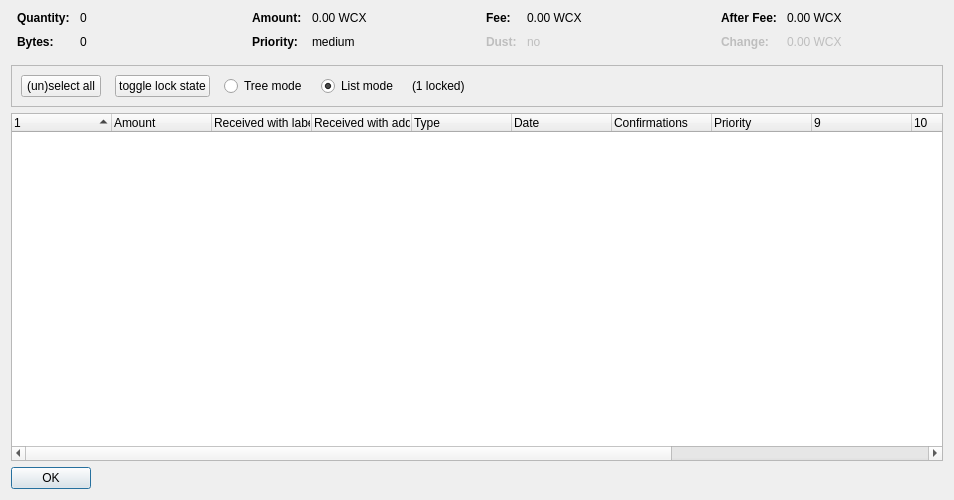
<?xml version="1.0" encoding="UTF-8"?>
<ui version="4.0">
 <class>CoinControlDialog</class>
 <widget class="QDialog" name="CoinControlDialog">
  <property name="geometry">
   <rect>
    <x>0</x>
    <y>0</y>
    <width>954</width>
    <height>500</height>
   </rect>
  </property>
  <property name="windowTitle">
   <string>Coin Selection</string>
  </property>
  <layout class="QVBoxLayout" name="verticalLayout">
   <item>
    <layout class="QHBoxLayout" name="horizontalLayoutTop" stretch="0,0,0,0">
     <property name="topMargin">
      <number>0</number>
     </property>
     <property name="bottomMargin">
      <number>10</number>
     </property>
     <item>
      <layout class="QFormLayout" name="formLayoutCoinControl1">
       <property name="horizontalSpacing">
        <number>10</number>
       </property>
       <property name="verticalSpacing">
        <number>10</number>
       </property>
       <property name="leftMargin">
        <number>6</number>
       </property>
       <property name="rightMargin">
        <number>6</number>
       </property>
       <item row="0" column="0">
        <widget class="QLabel" name="labelCoinControlQuantityText">
         <property name="font">
          <font>
           <weight>75</weight>
           <bold>true</bold>
          </font>
         </property>
         <property name="text">
          <string>Quantity:</string>
         </property>
        </widget>
       </item>
       <item row="0" column="1">
        <widget class="QLabel" name="labelCoinControlQuantity">
         <property name="cursor">
          <cursorShape>IBeamCursor</cursorShape>
         </property>
         <property name="contextMenuPolicy">
          <enum>Qt::ActionsContextMenu</enum>
         </property>
         <property name="text">
          <string notr="true">0</string>
         </property>
         <property name="textInteractionFlags">
          <set>Qt::LinksAccessibleByMouse|Qt::TextSelectableByKeyboard|Qt::TextSelectableByMouse</set>
         </property>
        </widget>
       </item>
       <item row="1" column="0">
        <widget class="QLabel" name="labelCoinControlBytesText">
         <property name="font">
          <font>
           <weight>75</weight>
           <bold>true</bold>
          </font>
         </property>
         <property name="text">
          <string>Bytes:</string>
         </property>
        </widget>
       </item>
       <item row="1" column="1">
        <widget class="QLabel" name="labelCoinControlBytes">
         <property name="cursor">
          <cursorShape>IBeamCursor</cursorShape>
         </property>
         <property name="contextMenuPolicy">
          <enum>Qt::ActionsContextMenu</enum>
         </property>
         <property name="text">
          <string notr="true">0</string>
         </property>
         <property name="textInteractionFlags">
          <set>Qt::LinksAccessibleByMouse|Qt::TextSelectableByKeyboard|Qt::TextSelectableByMouse</set>
         </property>
        </widget>
       </item>
      </layout>
     </item>
     <item>
      <layout class="QFormLayout" name="formLayoutCoinControl2">
       <property name="horizontalSpacing">
        <number>10</number>
       </property>
       <property name="verticalSpacing">
        <number>10</number>
       </property>
       <property name="leftMargin">
        <number>6</number>
       </property>
       <property name="rightMargin">
        <number>6</number>
       </property>
       <item row="0" column="0">
        <widget class="QLabel" name="labelCoinControlAmountText">
         <property name="font">
          <font>
           <weight>75</weight>
           <bold>true</bold>
          </font>
         </property>
         <property name="text">
          <string>Amount:</string>
         </property>
        </widget>
       </item>
       <item row="0" column="1">
        <widget class="QLabel" name="labelCoinControlAmount">
         <property name="cursor">
          <cursorShape>IBeamCursor</cursorShape>
         </property>
         <property name="contextMenuPolicy">
          <enum>Qt::ActionsContextMenu</enum>
         </property>
         <property name="text">
          <string notr="true">0.00 WCX</string>
         </property>
         <property name="textInteractionFlags">
          <set>Qt::LinksAccessibleByMouse|Qt::TextSelectableByKeyboard|Qt::TextSelectableByMouse</set>
         </property>
        </widget>
       </item>
       <item row="1" column="0">
        <widget class="QLabel" name="labelCoinControlPriorityText">
         <property name="font">
          <font>
           <weight>75</weight>
           <bold>true</bold>
          </font>
         </property>
         <property name="text">
          <string>Priority:</string>
         </property>
        </widget>
       </item>
       <item row="1" column="1">
        <widget class="QLabel" name="labelCoinControlPriority">
         <property name="cursor">
          <cursorShape>IBeamCursor</cursorShape>
         </property>
         <property name="contextMenuPolicy">
          <enum>Qt::ActionsContextMenu</enum>
         </property>
         <property name="text">
          <string>medium</string>
         </property>
         <property name="textInteractionFlags">
          <set>Qt::LinksAccessibleByMouse|Qt::TextSelectableByKeyboard|Qt::TextSelectableByMouse</set>
         </property>
        </widget>
       </item>
      </layout>
     </item>
     <item>
      <layout class="QFormLayout" name="formLayoutCoinControl3">
       <property name="horizontalSpacing">
        <number>10</number>
       </property>
       <property name="verticalSpacing">
        <number>10</number>
       </property>
       <property name="leftMargin">
        <number>6</number>
       </property>
       <property name="rightMargin">
        <number>6</number>
       </property>
       <item row="0" column="0">
        <widget class="QLabel" name="labelCoinControlFeeText">
         <property name="font">
          <font>
           <weight>75</weight>
           <bold>true</bold>
          </font>
         </property>
         <property name="text">
          <string>Fee:</string>
         </property>
        </widget>
       </item>
       <item row="0" column="1">
        <widget class="QLabel" name="labelCoinControlFee">
         <property name="cursor">
          <cursorShape>IBeamCursor</cursorShape>
         </property>
         <property name="contextMenuPolicy">
          <enum>Qt::ActionsContextMenu</enum>
         </property>
         <property name="text">
          <string notr="true">0.00 WCX</string>
         </property>
         <property name="textInteractionFlags">
          <set>Qt::LinksAccessibleByMouse|Qt::TextSelectableByKeyboard|Qt::TextSelectableByMouse</set>
         </property>
        </widget>
       </item>
       <item row="1" column="0">
        <widget class="QLabel" name="labelCoinControlLowOutputText">
         <property name="enabled">
          <bool>false</bool>
         </property>
         <property name="font">
          <font>
           <weight>75</weight>
           <bold>true</bold>
          </font>
         </property>
         <property name="text">
          <string>Dust:</string>
         </property>
        </widget>
       </item>
       <item row="1" column="1">
        <widget class="QLabel" name="labelCoinControlLowOutput">
         <property name="enabled">
          <bool>false</bool>
         </property>
         <property name="cursor">
          <cursorShape>IBeamCursor</cursorShape>
         </property>
         <property name="contextMenuPolicy">
          <enum>Qt::ActionsContextMenu</enum>
         </property>
         <property name="text">
          <string>no</string>
         </property>
         <property name="textInteractionFlags">
          <set>Qt::LinksAccessibleByMouse|Qt::TextSelectableByKeyboard|Qt::TextSelectableByMouse</set>
         </property>
        </widget>
       </item>
      </layout>
     </item>
     <item>
      <layout class="QFormLayout" name="formLayoutCoinControl4">
       <property name="horizontalSpacing">
        <number>10</number>
       </property>
       <property name="verticalSpacing">
        <number>10</number>
       </property>
       <property name="leftMargin">
        <number>6</number>
       </property>
       <property name="rightMargin">
        <number>6</number>
       </property>
       <item row="0" column="0">
        <widget class="QLabel" name="labelCoinControlAfterFeeText">
         <property name="font">
          <font>
           <weight>75</weight>
           <bold>true</bold>
          </font>
         </property>
         <property name="text">
          <string>After Fee:</string>
         </property>
        </widget>
       </item>
       <item row="0" column="1">
        <widget class="QLabel" name="labelCoinControlAfterFee">
         <property name="cursor">
          <cursorShape>IBeamCursor</cursorShape>
         </property>
         <property name="contextMenuPolicy">
          <enum>Qt::ActionsContextMenu</enum>
         </property>
         <property name="text">
          <string notr="true">0.00 WCX</string>
         </property>
         <property name="textInteractionFlags">
          <set>Qt::LinksAccessibleByMouse|Qt::TextSelectableByKeyboard|Qt::TextSelectableByMouse</set>
         </property>
        </widget>
       </item>
       <item row="1" column="0">
        <widget class="QLabel" name="labelCoinControlChangeText">
         <property name="enabled">
          <bool>false</bool>
         </property>
         <property name="font">
          <font>
           <weight>75</weight>
           <bold>true</bold>
          </font>
         </property>
         <property name="text">
          <string>Change:</string>
         </property>
        </widget>
       </item>
       <item row="1" column="1">
        <widget class="QLabel" name="labelCoinControlChange">
         <property name="enabled">
          <bool>false</bool>
         </property>
         <property name="cursor">
          <cursorShape>IBeamCursor</cursorShape>
         </property>
         <property name="contextMenuPolicy">
          <enum>Qt::ActionsContextMenu</enum>
         </property>
         <property name="text">
          <string notr="true">0.00 WCX</string>
         </property>
         <property name="textInteractionFlags">
          <set>Qt::LinksAccessibleByMouse|Qt::TextSelectableByKeyboard|Qt::TextSelectableByMouse</set>
         </property>
        </widget>
       </item>
      </layout>
     </item>
    </layout>
   </item>
   <item>
    <widget class="QFrame" name="frame">
     <property name="minimumSize">
      <size>
       <width>0</width>
       <height>40</height>
      </size>
     </property>
     <property name="frameShape">
      <enum>QFrame::StyledPanel</enum>
     </property>
     <property name="frameShadow">
      <enum>QFrame::Sunken</enum>
     </property>
     <layout class="QHBoxLayout" name="horizontalLayout">
      <item>
       <layout class="QHBoxLayout" name="horizontalLayoutPanel" stretch="0,0,0,0,0,0">
        <property name="spacing">
         <number>14</number>
        </property>
        <item>
         <widget class="QPushButton" name="pushButtonSelectAll">
          <property name="sizePolicy">
           <sizepolicy hsizetype="Maximum" vsizetype="Fixed">
            <horstretch>0</horstretch>
            <verstretch>0</verstretch>
           </sizepolicy>
          </property>
          <property name="text">
           <string>(un)select all</string>
          </property>
          <property name="autoDefault">
           <bool>false</bool>
          </property>
         </widget>
        </item>
        <item>
         <widget class="QPushButton" name="pushButtonToggleLock">
          <property name="sizePolicy">
           <sizepolicy hsizetype="Maximum" vsizetype="Fixed">
            <horstretch>0</horstretch>
            <verstretch>0</verstretch>
           </sizepolicy>
          </property>
          <property name="text">
           <string>toggle lock state</string>
          </property>
          <property name="autoDefault">
           <bool>false</bool>
          </property>
         </widget>
        </item>
        <item>
         <widget class="QRadioButton" name="radioTreeMode">
          <property name="sizePolicy">
           <sizepolicy hsizetype="Maximum" vsizetype="Fixed">
            <horstretch>0</horstretch>
            <verstretch>0</verstretch>
           </sizepolicy>
          </property>
          <property name="text">
           <string>Tree mode</string>
          </property>
         </widget>
        </item>
        <item>
         <widget class="QRadioButton" name="radioListMode">
          <property name="sizePolicy">
           <sizepolicy hsizetype="Maximum" vsizetype="Fixed">
            <horstretch>0</horstretch>
            <verstretch>0</verstretch>
           </sizepolicy>
          </property>
          <property name="text">
           <string>List mode</string>
          </property>
          <property name="checked">
           <bool>true</bool>
          </property>
         </widget>
        </item>
        <item>
         <widget class="QLabel" name="labelLocked">
          <property name="text">
           <string>(1 locked)</string>
          </property>
         </widget>
        </item>
        <item>
         <spacer name="horizontalSpacer">
          <property name="orientation">
           <enum>Qt::Horizontal</enum>
          </property>
          <property name="sizeHint" stdset="0">
           <size>
            <width>40</width>
            <height>20</height>
           </size>
          </property>
         </spacer>
        </item>
       </layout>
      </item>
     </layout>
    </widget>
   </item>
   <item>
    <widget class="CoinControlTreeWidget" name="treeWidget">
     <property name="contextMenuPolicy">
      <enum>Qt::CustomContextMenu</enum>
     </property>
     <property name="sortingEnabled">
      <bool>false</bool>
     </property>
     <property name="columnCount">
      <number>13</number>
     </property>
     <attribute name="headerShowSortIndicator" stdset="0">
      <bool>true</bool>
     </attribute>
     <attribute name="headerStretchLastSection">
      <bool>false</bool>
     </attribute>
     <column>
      <property name="text">
       <string/>
      </property>
     </column>
     <column>
      <property name="text">
       <string>Amount</string>
      </property>
     </column>
     <column>
      <property name="text">
       <string>Received with label</string>
      </property>
     </column>
     <column>
      <property name="text">
       <string>Received with address</string>
      </property>
     </column>
     <column>
      <property name="text">
	<string>Type</string>
      </property>
     </column>
     <column>
      <property name="text">	 
       <string>Date</string>
      </property>
     </column>
     <column>
      <property name="text">
       <string>Confirmations</string>
      </property>
      <property name="toolTip">
       <string>Confirmed</string>
      </property>
     </column>
     <column>
      <property name="text">
       <string>Priority</string>
      </property>
     </column>
     <column>
      <property name="text">
       <string/>
      </property>
     </column>
     <column>
      <property name="text">
       <string/>
      </property>
     </column>
     <column>
      <property name="text">
       <string/>
      </property>
     </column>
     <column>
      <property name="text">
       <string/>
      </property>
     </column>
     <column>
      <property name="text">
       <string/>
      </property>
     </column>
    </widget>
   </item>
   <item>
    <widget class="QDialogButtonBox" name="buttonBox">
     <property name="sizePolicy">
      <sizepolicy hsizetype="Maximum" vsizetype="Fixed">
       <horstretch>0</horstretch>
       <verstretch>0</verstretch>
      </sizepolicy>
     </property>
     <property name="orientation">
      <enum>Qt::Horizontal</enum>
     </property>
     <property name="standardButtons">
      <set>QDialogButtonBox::Ok</set>
     </property>
    </widget>
   </item>
  </layout>
 </widget>
 <customwidgets>
  <customwidget>
   <class>CoinControlTreeWidget</class>
   <extends>QTreeWidget</extends>
   <header>coincontroltreewidget.h</header>
  </customwidget>
 </customwidgets>
 <resources/>
 <connections/>
</ui>
